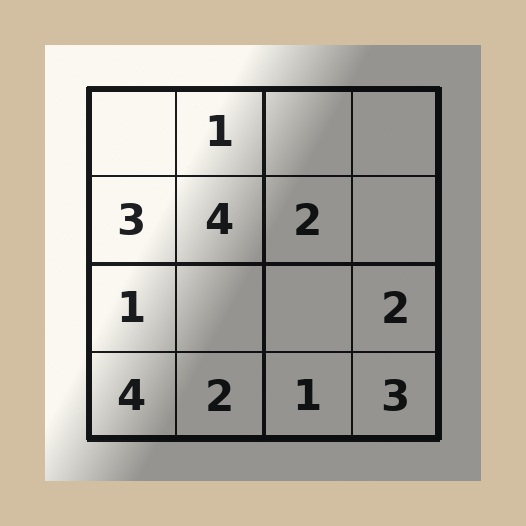
#> input picture sample_images/real/046d0ec1-360e-4df3-b668-961a70b2c88d.jpg, 526 x 526 px
$ python -i image_preprocessor.py   (imports and definitions only)
#> lines starting #> are read from the running program, lines starting #| are printed output that depends on the picture; after the words box and inside, x2 and y2 are one past the last pixel; in counts of white or black regions, pixels touching at a corner belong together
"""Grayscale, denoise, blur, threshold, and edge stages.

Every function returns a new array. The input image is not written.
"""

from dataclasses import dataclass

import cv2
import numpy as np

from app.vision.errors import ImageInputError

_GAUSSIAN_KERNEL = (5, 5)
_MEDIAN_KERNEL = 3
_ADAPTIVE_BLOCK = 31
_ADAPTIVE_C = 8
_CANNY_LOW = 40
_CANNY_HIGH = 120


@dataclass(frozen=True, slots=True)
class PreprocessedImage:
    """Diagnostic images from one preprocessing pass.

    ``source`` is a copy of the BGR image that was read. Later stages are
    derived from that copy.
    """

    source: np.ndarray
    gray: np.ndarray
    denoised: np.ndarray
    blurred: np.ndarray
    threshold: np.ndarray
    edges: np.ndarray


# [78 lines left out: functions preprocess, to_grayscale, reduce_noise, gaussian_blur, adaptive_threshold, detect_edges and 2 more, not called in this run]


def _require_uint8(image: np.ndarray) -> None:
    if not isinstance(image, np.ndarray) or image.size == 0 or image.dtype != np.uint8:
        raise ImageInputError("expected a non-empty uint8 image")


# [4 lines left out: function _block_size, not called in this run]

>>> import cv2
>>> picture = cv2.imread('../../sample_images/real/046d0ec1-360e-4df3-b668-961a70b2c88d.jpg')
#> picture is the input picture: shape (526, 526, 3); mean B, G, R 161.8, 174.2, 181
>>> result = preprocess(picture)
#> in to_grayscale, `return cv2.cvtColor(bgr, cv2.COLOR_BGR2GRAY)`:
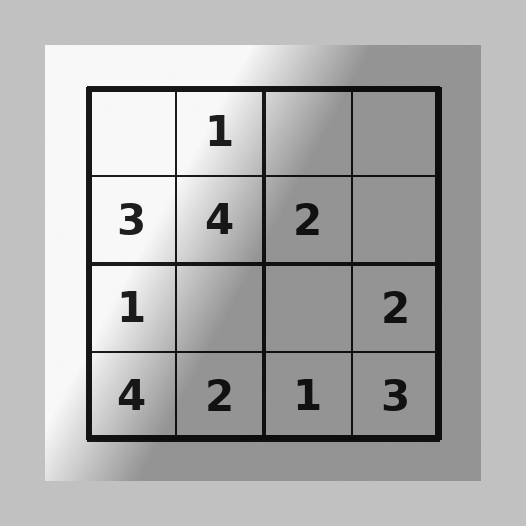
#> returned value: shape (526, 526); min 5, max 254, mean 174.8
#> in adaptive_threshold, `block = _block_size(gray)`: block = 31
#> in adaptive_threshold, `return cv2.adaptiveThreshold( gray, 255, cv2.ADAPTIVE_THRESH_GAUSSIAN_..`:
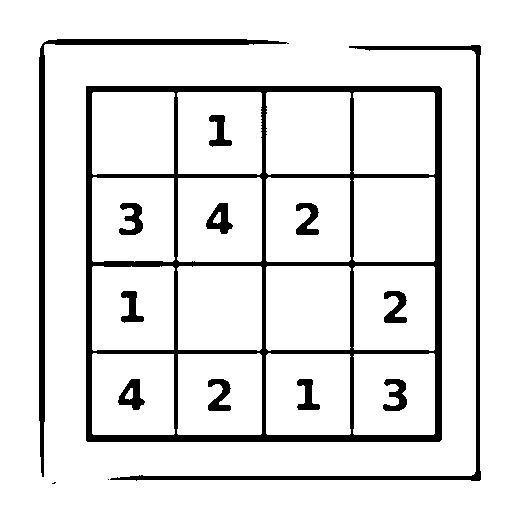
#> returned value: shape (526, 526); 89.6% white; 15 black regions (2 under 20 px), largest, box (x1, y1, x2, y2) and area: (86, 86, 442, 442) 17209, (39, 39, 289, 477) 3760, (110, 45, 481, 481) 3712
#> in detect_edges, `return cv2.Canny(gray, _CANNY_LOW, _CANNY_HIGH)`:
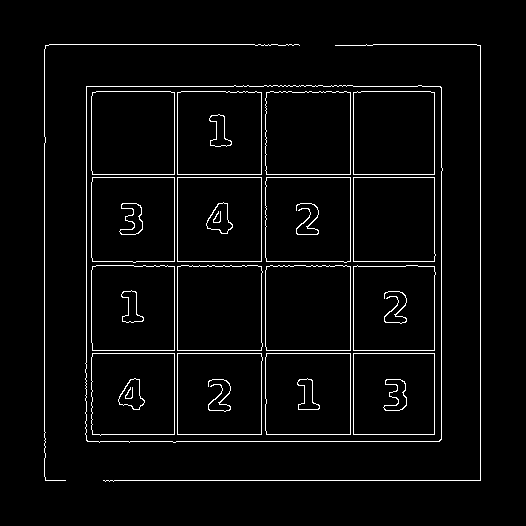
#> returned value: shape (526, 526); 3.5% white in thin lines or dots, all inside (x1, y1, x2, y2) = (44, 44, 481, 482)
